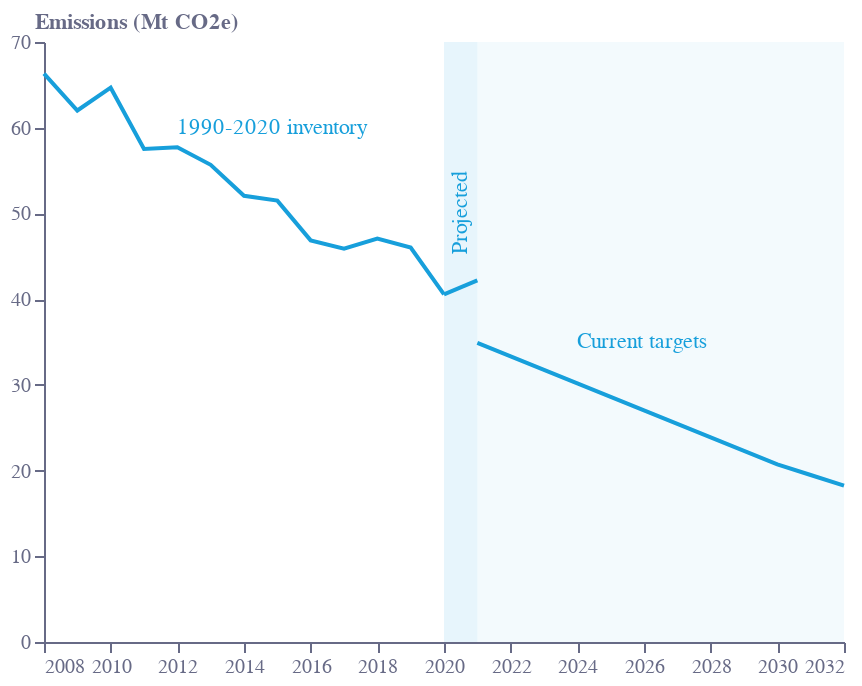

The notebook cell saved with this chart:
### Code cell
base = alt.Chart(f4).encode(x=alt.X(
    "x1:Q",
    sort=[],
))
line = base.mark_line(color=colors["eco-light-blue"]).encode(y=alt.Y(
    "y1:Q",
    sort=[],
    scale=alt.Scale(domain=[0, 70]),
))
line2 = base.mark_line(color=colors['eco-light-blue']).encode(
    x='x2:Q', y=alt.Y('y2:Q', scale=alt.Scale(domain=[0, 70])))
line3 = base.mark_line(color=colors['eco-light-blue']).encode(
    x='x3:Q', y=alt.Y('y3:Q', scale=alt.Scale(domain=[0, 70])))
area1 = alt.Chart(
    pd.DataFrame([{
        'x': 2020,
        'y': 0,
        'y2': 70
    }, {
        'x': 2021,
        'y': 0,
        'y2': 70
    }])).mark_area(color=colors['eco-light-blue'],
                   opacity=0.1).encode(x=alt.X(
                       "x:Q",
                       sort=[],
                       axis=alt.Axis(grid=False,
                                     titleAlign="right",
                                     titleAnchor="end",
                                     title="",
                                     titleY=-15,
                                     labelColor=colors["eco-gray"],
                                     titleColor=colors["eco-gray"],
                                     tickColor=colors["eco-gray"],
                                     domainColor=colors["eco-gray"],
                                     tickCount=10,
                                     orient="bottom",
                                     labelAngle=0,
                                     format='.0f'),
                   ),
                                       y=alt.Y(
                                           "y:Q",
                                           sort=[],
                                           axis=alt.Axis(
                                               grid=False,
                                               title="Emissions (Mt CO2e)",
                                               titleX=-5,
                                               titleY=-5,
                                               titleBaseline="bottom",
                                               titleAngle=0,
                                               titleAlign="left",
                                               labelColor=colors["eco-gray"],
                                               titleColor=colors["eco-gray"],
                                               tickColor=colors["eco-gray"],
                                               domainColor=colors["eco-gray"],
                                           ),
                                           scale=alt.Scale(domain=[0, 70]),
                                       ),
                                       y2='y2:Q')
area2 = alt.Chart(
    pd.DataFrame([{
        'x': 2021,
        'y': 0,
        'y2': 70
    }, {
        'x': 2032,
        'y': 0,
        'y2': 70
    }])).mark_area(color=colors['eco-light-blue'],
                   opacity=0.05).encode(x='x:Q', y='y:Q', y2='y2:Q')
labels = alt.Chart(
    pd.DataFrame([{
        "x": 2012,
        'y': 60,
        't': '1990-2020 inventory'
    }, {
        "x": 2024,
        "y": 35,
        't': 'Current targets'
    }, {
        "x": 2020.5,
        "y": 50,
        't': 'Projected'
    }])).mark_text(align='left',color=colors['eco-light-blue']).encode(x=alt.X("x:Q", sort=[]),y=alt.Y("y:Q", sort=[]),text='t:N')
labels1 = labels.transform_filter('datum.t=="Projected"').mark_text(
    angle=270, color=colors['eco-light-blue'])
labels2 = labels.transform_filter('datum.t!="Projected"')
layer1 = (((area1 + area2 + line + line2 + line3 + labels1 +
            labels2).properties(
                height=300,
                width=400)).configure_view(stroke=None).properties(title=""))
layer1.save("visualisation/" + f + ".json")
layer1.save("visualisation/" + f + ".svg")
layer1.save("visualisation/" + f + ".png")
open("README.md", "a").write(readme)
layer1

### Figure 1 — Vega-Lite specification as saved in the notebook (floating-point values rounded to 4 significant figures)
{"config": {"view": {"continuousWidth": 400, "continuousHeight": 300, "stroke": null}}, "layer": [{"data": {"name": "data-90c986d6747c2da359ad31d09ec226cf"}, "mark": {"type": "area", "color": "#179FDB", "opacity": 0.1}, "encoding": {"x": {"axis": {"domainColor": "#676A86", "format": ".0f", "grid": false, "labelAngle": 0, "labelColor": "#676A86", "orient": "bottom", "tickColor": "#676A86", "tickCount": 10, "title": "", "titleAlign": "right", "titleAnchor": "end", "titleColor": "#676A86", "titleY": -15}, "field": "x", "sort": [], "type": "quantitative"}, "y": {"axis": {"domainColor": "#676A86", "grid": false, "labelColor": "#676A86", "tickColor": "#676A86", "title": "Emissions (Mt CO2e)", "titleAlign": "left", "titleAngle": 0, "titleBaseline": "bottom", "titleColor": "#676A86", "titleX": -5, "titleY": -5}, "field": "y", "scale": {"domain": [0, 70]}, "sort": [], "type": "quantitative"}, "y2": {"field": "y2"}}}, {"data": {"name": "data-cb2e0d9dd47491ee6f546b537ad18ad1"}, "mark": {"type": "area", "color": "#179FDB", "opacity": 0.05}, "encoding": {"x": {"field": "x", "type": "quantitative"}, "y": {"field": "y", "type": "quantitative"}, "y2": {"field": "y2"}}}, {"data": {"name": "data-fa9d36a7e9da098212ef4f58965d906a"}, "mark": {"type": "line", "color": "#179FDB"}, "encoding": {"x": {"field": "x1", "sort": [], "type": "quantitative"}, "y": {"field": "y1", "scale": {"domain": [0, 70]}, "sort": [], "type": "quantitative"}}}, {"data": {"name": "data-fa9d36a7e9da098212ef4f58965d906a"}, "mark": {"type": "line", "color": "#179FDB"}, "encoding": {"x": {"field": "x2", "type": "quantitative"}, "y": {"field": "y2", "scale": {"domain": [0, 70]}, "type": "quantitative"}}}, {"data": {"name": "data-fa9d36a7e9da098212ef4f58965d906a"}, "mark": {"type": "line", "color": "#179FDB"}, "encoding": {"x": {"field": "x3", "type": "quantitative"}, "y": {"field": "y3", "scale": {"domain": [0, 70]}, "type": "quantitative"}}}, {"data": {"name": "data-42309a929f8a9c826210459c4cbc249d"}, "mark": {"type": "text", "angle": 270, "color": "#179FDB"}, "encoding": {"text": {"field": "t", "type": "nominal"}, "x": {"field": "x", "sort": [], "type": "quantitative"}, "y": {"field": "y", "sort": [], "type": "quantitative"}}, "transform": [{"filter": "datum.t==\"Projected\""}]}, {"data": {"name": "data-42309a929f8a9c826210459c4cbc249d"}, "mark": {"type": "text", "align": "left", "color": "#179FDB"}, "encoding": {"text": {"field": "t", "type": "nominal"}, "x": {"field": "x", "sort": [], "type": "quantitative"}, "y": {"field": "y", "sort": [], "type": "quantitative"}}, "transform": [{"filter": "datum.t!=\"Projected\""}]}], "height": 300, "title": "", "width": 400, "$schema": "https://vega.github.io/schema/vega-lite/v4.17.0.json", "datasets": {"data-90c986d6747c2da359ad31d09ec226cf": [{"x": 2020, "y": 0, "y2": 70}, {"x": 2021, "y": 0, "y2": 70}], "data-cb2e0d9dd47491ee6f546b537ad18ad1": [{"x": 2021, "y": 0, "y2": 70}, {"x": 2032, "y": 0, "y2": 70}], "data-fa9d36a7e9da098212ef4f58965d906a": [{"x1": 2008.0, "y1": 66.32, "x2": 2020.0, "y2": 40.57, "x3": 2021.0, "y3": 34.91}, {"x1": 2009.0, "y1": 62.01, "x2": 2021.0, "y2": 42.19, "x3": 2022.0, "y3": 33.33}, {"x1": 2010.0, "y1": 64.67, "x2": null, "y2": null, "x3": 2023.0, "y3": 31.76}, {"x1": 2011.0, "y1": 57.52, "x2": null, "y2": null, "x3": 2024.0, "y3": 30.18}, {"x1": 2012.0, "y1": 57.72, "x2": null, "y2": null, "x3": 2025.0, "y3": 28.61}, {"x1": 2013.0, "y1": 55.68, "x2": null, "y2": null, "x3": 2026.0, "y3": 27.03}, {"x1": 2014.0, "y1": 52.06, "x2": null, "y2": null, "x3": 2027.0, "y3": 25.46}, {"x1": 2015.0, "y1": 51.5, "x2": null, "y2": null, "x3": 2028.0, "y3": 23.88}, {"x1": 2016.0, "y1": 46.85, "x2": null, "y2": null, "x3": 2029.0, "y3": 22.31}, {"x1": 2017.0, "y1": 45.89, "x2": null, "y2": null, "x3": 2030.0, "y3": 20.73}, {"x1": 2018.0, "y1": 47.07, "x2": null, "y2": null, "x3": 2031.0, "y3": 19.49}, {"x1": 2019.0, "y1": 46.02, "x2": null, "y2": null, "x3": 2032.0, "y3": 18.24}, {"x1": 2020.0, "y1": 40.57, "x2": null, "y2": null, "x3": null, "y3": null}, {"x1": 2021.0, "y1": null, "x2": null, "y2": null, "x3": null, "y3": null}, {"x1": 2022.0, "y1": null, "x2": null, "y2": null, "x3": null, "y3": null}, {"x1": 2023.0, "y1": null, "x2": null, "y2": null, "x3": null, "y3": null}, {"x1": 2024.0, "y1": null, "x2": null, "y2": null, "x3": null, "y3": null}, {"x1": 2025.0, "y1": null, "x2": null, "y2": null, "x3": null, "y3": null}, {"x1": 2026.0, "y1": null, "x2": null, "y2": null, "x3": null, "y3": null}, {"x1": 2027.0, "y1": null, "x2": null, "y2": null, "x3": null, "y3": null}, {"x1": 2028.0, "y1": null, "x2": null, "y2": null, "x3": null, "y3": null}, {"x1": 2029.0, "y1": null, "x2": null, "y2": null, "x3": null, "y3": null}, {"x1": 2030.0, "y1": null, "x2": null, "y2": null, "x3": null, "y3": null}, {"x1": 2031.0, "y1": null, "x2": null, "y2": null, "x3": null, "y3": null}, {"x1": 2032.0, "y1": null, "x2": null, "y2": null, "x3": null, "y3": null}], "data-42309a929f8a9c826210459c4cbc249d": [{"x": 2012.0, "y": 60, "t": "1990-2020 inventory"}, {"x": 2024.0, "y": 35, "t": "Current targets"}, {"x": 2020.0, "y": 50, "t": "Projected"}]}}
